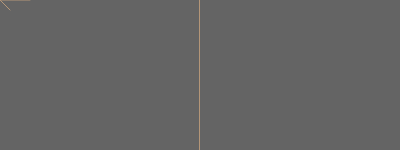
Frame 1 (no input)
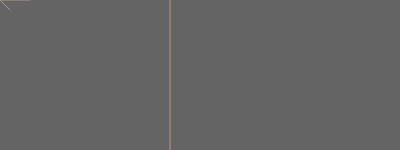
Frame 60 (no input)
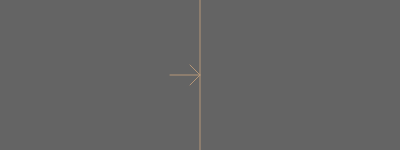
Frame 120 (the mouse pressed at the canvas centre since frame 60)

The p5.js sketch that drew these frames (run headless with seeded random() and noise() and a simulated clock; from frame 60 on, the mouse is pressed at the canvas centre):

// p5.js sketch
// ── sketch.js
var x
var offset = 10

function setup() {
  createCanvas(400, 150)
  x = width/2
}

function draw() {
  background(100)
  stroke(180, 150, 120)
  if (mouseX > x) {
    x += 0.5
    offset = -10
  }

  if (mouseX < x){
    x -= 0.5
    offset = 10
  }
  line(x, 0, x, height)
  line(mouseX, mouseY, mouseX + offset, mouseY - 10)
  line(mouseX, mouseY, mouseX + offset, mouseY + 10)
  line(mouseX, mouseY, mouseX + offset * 3, mouseY)
}
